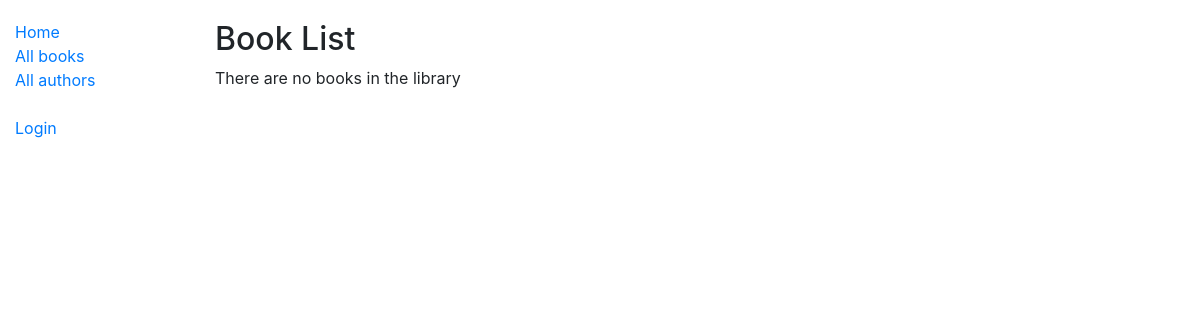
/catalog/books/, run on an earlier commit of the app's database.
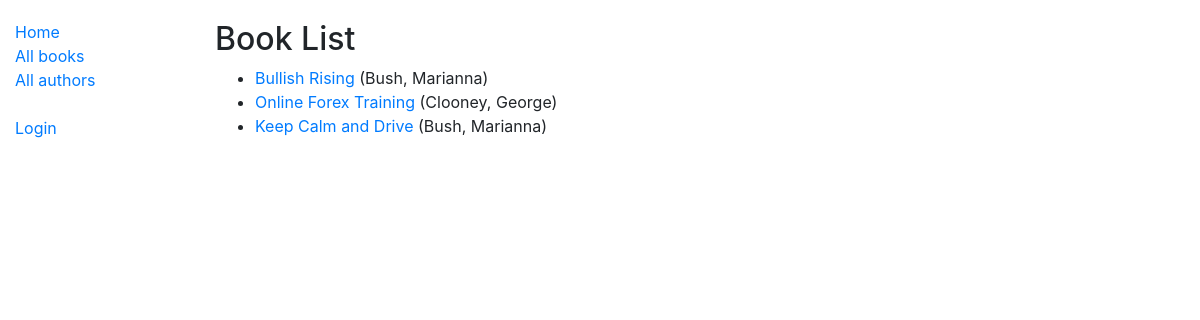
And on a later commit of the database.
### catalog/models.py (models this page shows, shortened)
class Book(models.Model):
    title = models.CharField(max_length=200)
    author = models.ForeignKey('Author', on_delete=models.SET_NULL, null=True)
    summary = models.TextField(max_length=1000, help_text='Enter a brief description of the book')
    isbn = models.CharField(
        'ISBN',
        max_length=13,
        help_text='13 Character <a href="https://www.isbn-international.org/content/what-isbn">ISBN number</a>'
    )
    genre = models.ManyToManyField(Genre, help_text="Select a genre for this book")
    language = models.ForeignKey('Language', on_delete=models.SET_NULL, null=True)
    def get_absolute_url(self):
        return reverse('book-detail', args=[str(self.id)])
    def display_genre(self):
        """Create a string for the Genre. This is required to display genre in Admin result."""
        return ', '.join(genre.name for genre in self.genre.all()[:3])
    display_genre.short_description = 'Genre'

class Author(models.Model):
    first_name = models.CharField(max_length=100)
    last_name = models.CharField(max_length=100)
    date_of_birth = models.DateField(null=True, blank=True)
    date_of_death = models.DateField('died', null=True, blank=True)
    class Meta:
        ordering = ['last_name', 'first_name']
    def __str__(self):
        return f'{self.last_name}, {self.first_name}'

### catalog/views.py (the view)
# urls.py: path('books/', views.BookListView.as_view(), name="books"),
class BookListView(generic.ListView):
    model = Book
    template_name = 'catalog/book_list.html'
    paginate_by = 10

### catalog/templates/catalog/book_list.html (shortened to what this page needs)
{% extends "base_generic.html" %}
{% block content %}
    <h2>Book List</h2>
    {% if book_list %}
        <ul>
            {% for book in book_list %}
                <li>
                    <a href="{{ book.get_absolute_url }}">{{ book.title }}</a>
                    ({{ book.author }})
                </li>
            {% endfor %}
        </ul>
    {% else %}
        <p>There are no books in the library</p>
    {% endif %}
{% endblock %}

What changed in the data, as far as the page shows it:
added Book: title "Bullish Rising", author "Bush, Marianna"
added Book: title "Online Forex Training", author "Clooney, George"
added Book: title "Keep Calm and Drive", author "Bush, Marianna"
Also different on the page:
text no longer shown: "There are no books in the library"
